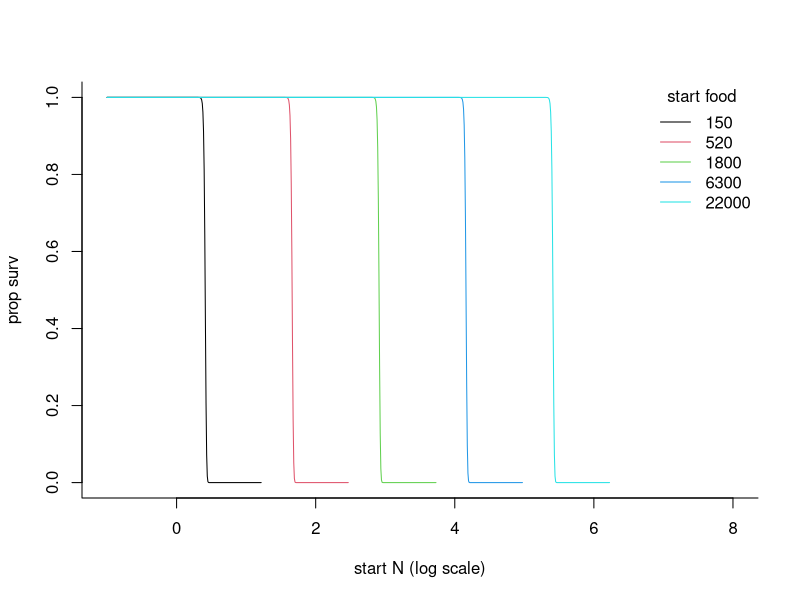

The R source for this figure:
##########################################################################
# Examine ideas behind "nonlinear perturbations" in Royama (1992) p38-40 #
##########################################################################

psurv <- function(fpi) 1-exp(-fpi) # food per indiv; taken from hole example
Tsize <- 100

fpop <- function(nstart,fstart,T=Tsize,vecout=F){

	nvec <- fvec <- vector()
	nvec[1] <- nstart
	fvec[1] <- fstart

	for(t in 2:T){
		nvec[t] <- nvec[t-1]*psurv(fvec[t-1]/nvec[t-1])
			# n indivs to get food
		fvec[t] <- fvec[t-1] - nvec[t] 
			# n food items eaten = nindivs to get food
		}
	
	if(vecout==T) list(nvec=nvec[T],fvec=fvec[T])
	if(vecout==F) nvec[T]

	}
	
nn <- 1000
nf <- 5
nsvec <- exp(seq(-1,8,length.out=nn))
fsvec <- exp(seq(5,10,length.out=nf))

nfinmat <- matrix(nr=nn,nc=nf)

for(i in 1:nn){
	for(j in 1:nf){
		nfinmat[i,j] <- fpop(nsvec[i],fsvec[j])
		}
	}

pdf(paste0("Plots/royama_nonlin_peturb_",format(Sys.Date(),"%d%b%Y"),".pdf"),width=5.25,height=5.5)
mycols <- 1:nf
matplot(log(nsvec),nfinmat/nsvec,type="l",col=mycols,lty=1,
	xlab="start N (log scale)",ylab="prop surv",bty="l")
legend("topright",legend=signif(fsvec,2),col=mycols,title="start food",lty=rep(1,nf),bty="n")
dev.off()




